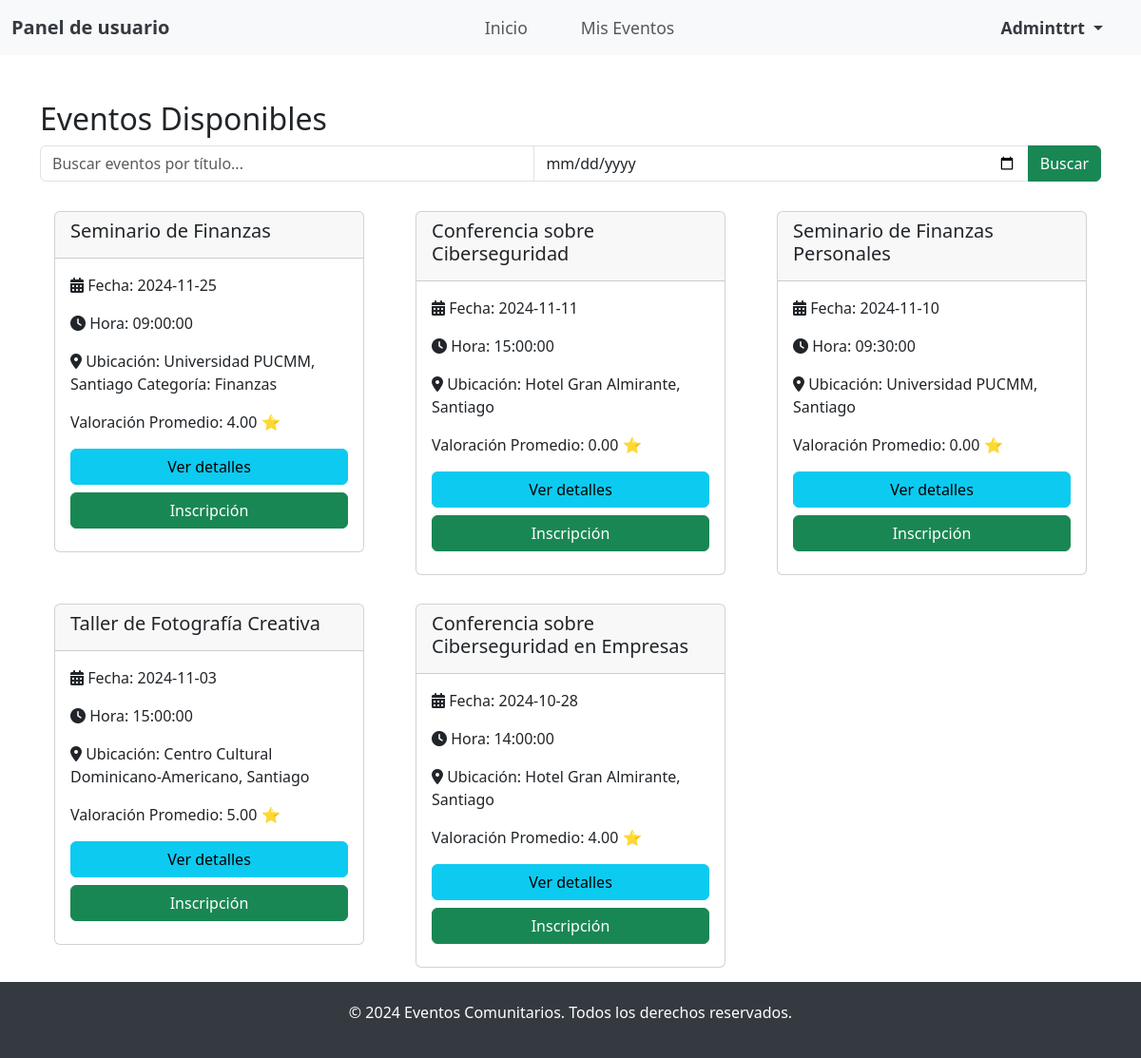
The app's page /php/user_panel.php (signed in) with its own data.
### tables this page shows
CREATE TABLE `usuarios` (
  `id` int(6) UNSIGNED NOT NULL,
  `nombre` varchar(50) NOT NULL,
  `email` varchar(50) NOT NULL,
  `contrasena` varchar(255) DEFAULT NULL,
  `rol` enum('usuario','admin') DEFAULT 'usuario',
  `reg_date` timestamp NOT NULL DEFAULT current_timestamp() ON UPDATE current_timestamp()
);

CREATE TABLE `eventos` (
  `id` int(6) UNSIGNED NOT NULL,
  `titulo` varchar(100) NOT NULL,
  `descripcion` text NOT NULL,
  `fecha` date NOT NULL,
  `ubicacion` varchar(100) NOT NULL,
  `categoria` varchar(50) NOT NULL,
  `valoracion_promedio` float DEFAULT 0,
  `fecha_creacion` timestamp NOT NULL DEFAULT current_timestamp() ON UPDATE current_timestamp(),
  `hora` time NOT NULL
);

### php/user_panel.php (the view, shortened to what this page needs)
<?php
include 'db_connection.php';
include 'user_header.php';
function obtenerValoracionPromedio($conn, $evento_id) {
    $sql = "SELECT AVG(valoracion) AS valoracion_promedio FROM comentarios WHERE evento_id = ?";
    $stmt = $conn->prepare($sql);
    $stmt->bind_param("i", $evento_id);
    $stmt->execute();
    $result = $stmt->get_result();
    $row = $result->fetch_assoc();
    return $row['valoracion_promedio'] ? round($row['valoracion_promedio'], 2) : 0;
}
$busqueda = isset($_GET['busqueda']) ? $_GET['busqueda'] : '';
$fecha = isset($_GET['fecha']) ? $_GET['fecha'] : '';
$sql = "SELECT * FROM eventos WHERE titulo LIKE ?";
$sql .= " ORDER BY fecha DESC";
$stmt = $conn->prepare($sql);
$busqueda_param = '%' . $busqueda . '%';
if (!empty($fecha)) {
    $stmt->bind_param("ss", $busqueda_param, $fecha);
} else {
    $stmt->bind_param("s", $busqueda_param);
}
$stmt->execute();
$result = $stmt->get_result();
$inscripciones = [];
?>
<!DOCTYPE html>
<html lang="es">
<head>
    <link href="https://cdn.jsdelivr.net/npm/bootstrap@5.3.0-alpha1/dist/css/bootstrap.min.css" rel="stylesheet">
    <link rel="stylesheet" href="https://cdnjs.cloudflare.com/ajax/libs/font-awesome/6.0.0-beta3/css/all.min.css">
</head>
<body>
    <div class="container mt-5">
        <h2>Eventos Disponibles</h2>
        <form method="GET" action="">
            <div class="input-group mb-3">
                <input type="text" name="busqueda" class="form-control" placeholder="Buscar eventos por título..." value="<?php echo htmlspecialchars($busqueda, ENT_QUOTES, 'UTF-8'); ?>">
                <input type="date" name="fecha" class="form-control" value="<?php echo htmlspecialchars($fecha, ENT_QUOTES, 'UTF-8'); ?>">
                <button class="btn btn-success" type="submit">Buscar</button>
            </div>
        </form>
        <div class="row">
            <?php
            if ($result->num_rows > 0) {
                while ($row = $result->fetch_assoc()) {
                    $evento_id = $row['id'];
                    $esta_inscrito = in_array($evento_id, $inscripciones);
                    $valoracion_promedio = obtenerValoracionPromedio($conn, $evento_id);
                    echo "<div class='col-md-4'>
                            <div class='card'>
                                <div class='card-header'>
                                    <h5 class='card-title'>" . htmlspecialchars($row['titulo'], ENT_QUOTES, 'UTF-8') . "</h5>
                                </div>
                                <div class='card-body'>
                                    <p class='card-text'><i class='fas fa-calendar-alt'></i> Fecha: " . htmlspecialchars($row['fecha'], ENT_QUOTES, 'UTF-8') . "</p>
                                    <p class='card-text'><i class='fas fa-clock'></i> Hora: " . htmlspecialchars($row['hora'], ENT_QUOTES, 'UTF-8') . "</p>
                                    <p class='card-text'><i class='fas fa-map-marker-alt'></i> Ubicación: " . htmlspecialchars($row['ubicacion'], ENT_QUOTES, 'UTF-8') . "</p>
                                    <p class='card-text'>Valoración Promedio: " . number_format($valoracion_promedio, 2) . " ⭐</p>
                                    <a href='user_event_detail.php?id=" . $row['id'] . "' class='btn btn-info w-100 mb-2'>Ver detalles</a>";
                    if ($esta_inscrito) {
                        echo "<span class='btn btn-secondary disabled w-100 mb-2'>Inscrito</span>";
                    } else {
                        echo "<form method='POST' action=''>
                                <input type='hidden' name='evento_id' value='" . $row['id'] . "'>
                                <button type='submit' class='btn btn-success w-100 mb-2'>Inscripción</button>
                                </form>";
                    }
                    echo "</div></div></div>";
                }
            } else {
                echo "<div class='col-12'><p class='text-center'>No hay eventos disponibles para la fecha seleccionada.</p></div>";
            }
            ?>
        </div>
    </div>
</body>
</html>
</body>
<footer class="footer">
        <div class="container">
            <p>© 2024 Eventos Comunitarios. Todos los derechos reservados.</p>
        </div>
    </footer>
</html>

### php/user_header.php (shortened to what this page needs)
<?php
$user_id = $_SESSION['user_id'];
$sql = "SELECT nombre FROM usuarios WHERE id = ?";
$stmt = $conn->prepare($sql);
$stmt->bind_param("i", $user_id);
$stmt->execute();
$result = $stmt->get_result();
$user = $result->fetch_assoc();
?>
<!DOCTYPE html>
<html lang="es">
<head>
    <link href="https://cdn.jsdelivr.net/npm/bootstrap@5.3.0/dist/css/bootstrap.min.css" rel="stylesheet">
</head>
<body>
    <nav class="navbar navbar-expand-lg navbar-light bg-light">
        <div class="container-fluid">
            <a class="navbar-brand" href="user_panel.php">Panel de usuario</a>
            <div class="collapse navbar-collapse justify-content-center" id="navbarNav">
                <ul class="navbar-nav me-auto mx-auto">
                    <li class="nav-item">
                        <a class="nav-link" href="../home.php">Inicio</a>
                    </li>
                    <li class="nav-item">
                        <a class="nav-link" href="my_events.php">Mis Eventos</a>
                    </li>
                </ul>
                <ul class="navbar-nav">
                    <li class="nav-item dropdown">
                        <a class="nav-link dropdown-toggle" href="#" id="userDropdown"
                            role="button" data-bs-toggle="dropdown" aria-expanded="false">
                            <?php echo htmlspecialchars($user['nombre'], ENT_QUOTES, 'UTF-8'); ?>
                        </a>
                    </li>
                </ul>
            </div>
        </div>
    </nav>
</body>
</html>

### php/user_header.php (style rules this page uses)
.navbar-brand { font-weight: bold; color: #343a40; }
.navbar-nav .nav-link { text-align: center; font-size: 1.1rem; margin-left: 20px; margin-right: 20px; }
.dropdown-toggle { font-weight: bold; color: #343a40; }

### php/user_panel.php (style rules this page uses)
.navbar-brand { font-weight: bold; color: #343a40; }
.navbar-nav .nav-link { text-align: center; font-size: 1.1rem; margin-left: 20px; margin-right: 20px; }
.dropdown-toggle { font-weight: bold; color: #343a40; }
.card { margin: 15px; }
.card-body { display: flex; flex-direction: column; justify-content: space-between; }
.footer { background-color: #343a40; color: white; text-align: center; padding: 20px 0; position: relative; bottom: 0; width: 100%; }

### records on screen
usuarios: nombre "Adminttrt"
eventos: titulo "Seminario de Finanzas", fecha "2024-11-25", hora "09:00:00", ubicacion "Universidad PUCMM, Santiago Categoría: Finanzas", valoracion_promedio "4.00"
eventos: titulo "Conferencia sobre Ciberseguridad", fecha "2024-11-11", hora "15:00:00", ubicacion "Hotel Gran Almirante, Santiago", valoracion_promedio "0.00"
eventos: titulo "Seminario de Finanzas Personales", fecha "2024-11-10", hora "09:30:00", ubicacion "Universidad PUCMM, Santiago", valoracion_promedio "0.00"
eventos: titulo "Taller de Fotografía Creativa", fecha "2024-11-03", hora "15:00:00", ubicacion "Centro Cultural Dominicano-Americano, Santiago", valoracion_promedio "5.00"
eventos: titulo "Conferencia sobre Ciberseguridad en Empresas", fecha "2024-10-28", hora "14:00:00", ubicacion "Hotel Gran Almirante, Santiago", valoracion_promedio "4.00"
